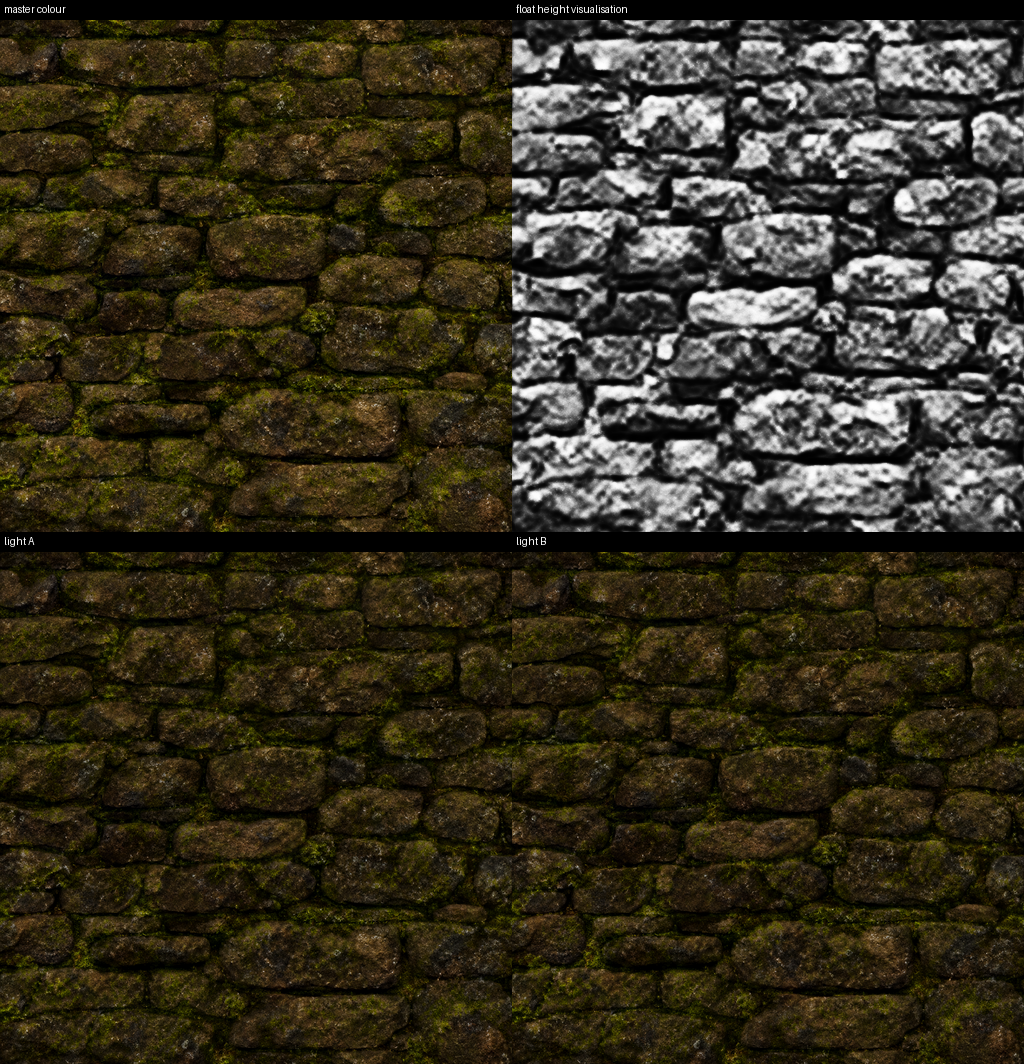

Recreate this plot in Python.
from pathlib import Path
import importlib.util, json, hashlib
import numpy as np
from PIL import Image,ImageDraw
root=Path(__file__).resolve().parents[5]; out=Path(__file__).parent
p=root/'tests/hexen2_texture_tiers_test.py';spec=importlib.util.spec_from_file_location('oracles',p);o=importlib.util.module_from_spec(spec);spec.loader.exec_module(o)
b=root/'assets/authoring/texture_sheets/sources/quake-world-2026-10-20/parallel-020/city8_2/master'
a=Image.open(b/'color.png').convert('RGB');h=np.load(b/'height.npy');n=o.cyclic_normals(h.astype(float))
sheet=Image.new('RGB',(1024,1064));d=ImageDraw.Draw(sheet)
entries=[('master colour',a),('float height visualisation',Image.fromarray(np.uint8(np.round(h*255))).convert('RGB'))]
for label,l in [('light A',np.array([.6,.3,.75])),('light B',np.array([-.6,-.3,.75]))]:
 l=l/np.linalg.norm(l);v=.35+.65*np.clip((n*l).sum(2),0,1);entries.append((label,Image.fromarray(np.uint8(np.clip(np.asarray(a)*v[:,:,None],0,255)))))
for i,(label,im) in enumerate(entries):
 x=(i%2)*512;y=(i//2)*532;sheet.paste(im,(x,y+20));d.text((x+4,y+3),label,fill='white')
sheet.save(out/'pre-tier-v2.png')
# Coordinates are manually classified from the actual 512px master colour, not brightness thresholds.
pairs=[{'face':[100,40],'joint':[100,64]}, {'face':[246,43],'joint':[246,67]}, {'face':[310,135],'joint':[310,163]}, {'face':[291,279],'joint':[291,298]}, {'face':[300,392],'joint':[300,430]}, {'face':[450,475],'joint':[410,475]}]
for row in pairs:
 for role in ('face','joint'):
  x,y=row[role];row[role+'MeanHeight']=float(h[y-2:y+3,x-2:x+3].mean())
 row['faceAboveJoint']=row['faceMeanHeight']>row['jointMeanHeight']
report={'scope':'Pre-tier scalar physical depth samples, manually classified on actual master RGB; not full artwork acceptance','coordinateSpace':'512x512 master pixels; 5x5 means','samples':pairs,'allSampledFacesAboveJoints':all(r['faceAboveJoint'] for r in pairs),'heightDtype':str(h.dtype),'finite':bool(np.isfinite(h).all()),'range':[float(h.min()),float(h.max())],'masterSha256':hashlib.sha256((b/'master.json').read_bytes()).hexdigest(),'diagnostic':'pre-tier-v2.png','sampleCorrection':'Coordinate-grid inspection shows v1 joint[268,418] was another stone face, and v1 face[410,475] was a vertical joint. The revised samples follow actual material classes; v1 remains retained.'}
(out/'pre-tier-v2.json').write_text(json.dumps(report,indent=2)+'\n');print(json.dumps(report,indent=2))
